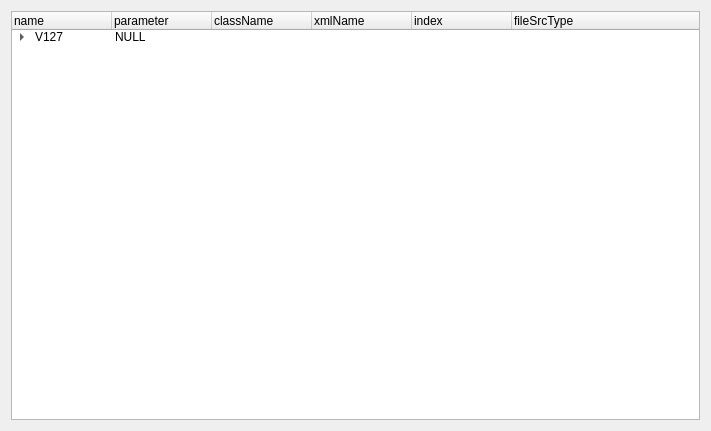
<?xml version="1.0" encoding="UTF-8"?>
<ui version="4.0">
 <class>Form</class>
 <widget class="QWidget" name="Form">
  <property name="geometry">
   <rect>
    <x>0</x>
    <y>0</y>
    <width>711</width>
    <height>431</height>
   </rect>
  </property>
  <property name="windowTitle">
   <string>Form</string>
  </property>
  <layout class="QVBoxLayout" name="verticalLayout">
   <item>
    <widget class="QTreeWidget" name="treeWidget">
     <column>
      <property name="text">
       <string>name</string>
      </property>
     </column>
     <column>
      <property name="text">
       <string>parameter</string>
      </property>
     </column>
     <column>
      <property name="text">
       <string>className</string>
      </property>
     </column>
     <column>
      <property name="text">
       <string>xmlName</string>
      </property>
     </column>
     <column>
      <property name="text">
       <string>index</string>
      </property>
     </column>
     <column>
      <property name="text">
       <string>fileSrcType</string>
      </property>
     </column>
     <item>
      <property name="text">
       <string>V127</string>
      </property>
      <property name="text">
       <string>NULL</string>
      </property>
      <property name="text">
       <string/>
      </property>
      <property name="text">
       <string/>
      </property>
      <property name="text">
       <string/>
      </property>
      <property name="text">
       <string/>
      </property>
      <item>
       <property name="text">
        <string>Axis</string>
       </property>
       <property name="text">
        <string>NULL</string>
       </property>
       <property name="text">
        <string/>
       </property>
       <property name="text">
        <string/>
       </property>
       <property name="text">
        <string/>
       </property>
       <property name="text">
        <string/>
       </property>
       <item>
        <property name="text">
         <string>Motor</string>
        </property>
        <property name="text">
         <string>NULL</string>
        </property>
        <property name="text">
         <string>UiMotor</string>
        </property>
        <property name="text">
         <string>PrmFuncMotor</string>
        </property>
        <property name="text">
         <string>0</string>
        </property>
        <property name="text">
         <string>1</string>
        </property>
       </item>
       <item>
        <property name="text">
         <string>Encoder</string>
        </property>
        <property name="text">
         <string>NULL</string>
        </property>
        <property name="text">
         <string>UiEncoder</string>
        </property>
        <property name="text">
         <string>PrmFuncEncoder</string>
        </property>
        <property name="text">
         <string>1</string>
        </property>
        <property name="text">
         <string>1</string>
        </property>
       </item>
       <item>
        <property name="text">
         <string>Power</string>
        </property>
        <property name="text">
         <string>NULL</string>
        </property>
        <property name="text">
         <string>UiPower</string>
        </property>
        <property name="text">
         <string>PrmFuncPower</string>
        </property>
        <property name="text">
         <string>2</string>
        </property>
        <property name="text">
         <string>1</string>
        </property>
       </item>
       <item>
        <property name="text">
         <string>Current</string>
        </property>
        <property name="text">
         <string>NULL</string>
        </property>
        <property name="text">
         <string>UiCurrent</string>
        </property>
        <property name="text">
         <string>PrmFuncCurrentloop</string>
        </property>
        <property name="text">
         <string>3</string>
        </property>
        <property name="text">
         <string>1</string>
        </property>
       </item>
       <item>
        <property name="text">
         <string>Velocity</string>
        </property>
        <property name="text">
         <string>NULL</string>
        </property>
        <property name="text">
         <string>UiVelocity</string>
        </property>
        <property name="text">
         <string>PrmFuncSpeedloop</string>
        </property>
        <property name="text">
         <string>4</string>
        </property>
        <property name="text">
         <string>1</string>
        </property>
       </item>
       <item>
        <property name="text">
         <string>Position</string>
        </property>
        <property name="text">
         <string>NULL</string>
        </property>
        <property name="text">
         <string>UiPosition</string>
        </property>
        <property name="text">
         <string>PrmFuncPositionloop</string>
        </property>
        <property name="text">
         <string>5</string>
        </property>
        <property name="text">
         <string>1</string>
        </property>
       </item>
       <item>
        <property name="text">
         <string>Status</string>
        </property>
        <property name="text">
         <string>NULL</string>
        </property>
        <property name="text">
         <string>UiStatus</string>
        </property>
        <property name="text">
         <string>PrmFuncDeviceStatus</string>
        </property>
        <property name="text">
         <string>6</string>
        </property>
        <property name="text">
         <string>0</string>
        </property>
       </item>
       <item>
        <property name="text">
         <string>RAM</string>
        </property>
        <property name="text">
         <string>NULL</string>
        </property>
        <property name="text">
         <string>UiRAM</string>
        </property>
        <property name="text">
         <string>PrmRAMAxis</string>
        </property>
        <property name="text">
         <string>7</string>
        </property>
        <property name="text">
         <string>1</string>
        </property>
       </item>
       <item>
        <property name="text">
         <string>FLASH</string>
        </property>
        <property name="text">
         <string>NULL</string>
        </property>
        <property name="text">
         <string>UiFLASH</string>
        </property>
        <property name="text">
         <string>PrmFlashAxis</string>
        </property>
        <property name="text">
         <string>8</string>
        </property>
        <property name="text">
         <string>1</string>
        </property>
       </item>
      </item>
      <item>
       <property name="text">
        <string>Global</string>
       </property>
       <property name="text">
        <string>NULL</string>
       </property>
       <property name="text">
        <string/>
       </property>
       <property name="text">
        <string/>
       </property>
       <property name="text">
        <string/>
       </property>
       <property name="text">
        <string/>
       </property>
       <item>
        <property name="text">
         <string>IO</string>
        </property>
        <property name="text">
         <string>NULL</string>
        </property>
        <property name="text">
         <string>UiIO</string>
        </property>
        <property name="text">
         <string>PrmIO</string>
        </property>
        <property name="text">
         <string/>
        </property>
        <property name="text">
         <string>0</string>
        </property>
       </item>
      </item>
     </item>
    </widget>
   </item>
  </layout>
 </widget>
 <resources/>
 <connections/>
</ui>
